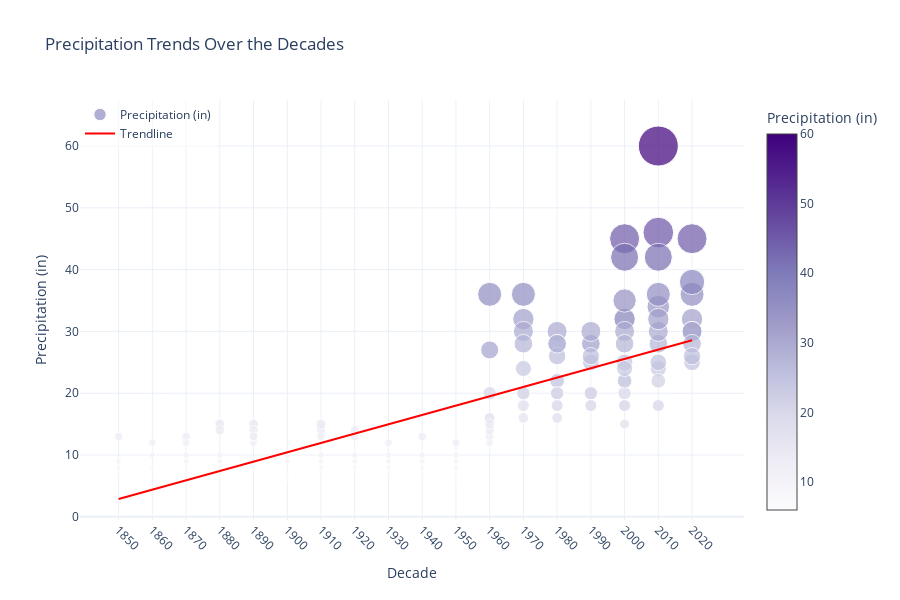

The notebook cell saved with this chart:
### Code cell
#Precipitation trends over the decades
precipitation_values = hurricane_data['Precipitation_Total_in'].fillna(0)

# Fit a linear regression line (trendline) for precipitation
z = np.polyfit(decades, precipitation_values, 1)  # Degree 1 for a linear trend
p = np.poly1d(z)
trendline = p(sorted(decades.unique()))

# Create a scatter plot with properly scaled dots
scatter = go.Scatter(
    x=decades,
    y=precipitation_values,
    mode='markers',
    marker=dict(
        size=precipitation_values / 1.5, 
        color=precipitation_values,    
        colorscale='Purples',         
        showscale=True,              
        colorbar=dict(title='Precipitation (in)')
    ),
    name='Precipitation (in)',
    hovertemplate='Storm: %{text}<br>Precipitation: %{y} in<extra></extra>',
    text=hurricane_data['Hurricane_Name']  # Pass storm names for hover text
)

# Create the trendline
trendline_plot = go.Scatter(
    x=sorted(decades.unique()),
    y=trendline,
    mode='lines',
    line=dict(color='red', width=2),
    name='Trendline',
    hovertemplate='Decade: %{x}<br>Trend: %{y:.2f} in<extra></extra>'
)

# Layout with updated visuals
layout = go.Layout(
    title='Precipitation Trends Over the Decades',
    xaxis=dict(title='Decade', tickvals=sorted(decades.unique()), tickangle=45),
    yaxis=dict(title='Precipitation (in)'),
    template='plotly_white',
    height=600,
    legend=dict(
        x=0,  
        y=1,  
        xanchor='left',
        yanchor='top',
        bgcolor='rgba(255,255,255,0.5)' 
    )
)

# The interactive graph
fig = go.Figure(data=[scatter, trendline_plot], layout=layout)
fig.show()

### Figure 1 — Plotly figure (JSON) as saved in the notebook; plotly's stock layout.template omitted (floating-point values rounded to 4 significant figures; data arrays with more than 128 entries replaced by an {"elided": "..."} marker saying what was removed)
{"data": [{"hovertemplate": "Storm: %{text}<br>Precipitation: %{y} in<extra></extra>", "marker": {"color": {"elided": "153 int values"}, "colorbar": {"title": {"text": "Precipitation (in)"}}, "colorscale": [[0, "rgb(252,251,253)"], [0.125, "rgb(239,237,245)"], [0.25, "rgb(218,218,235)"], [0.375, "rgb(188,189,220)"], [0.5, "rgb(158,154,200)"], [0.625, "rgb(128,125,186)"], [0.75, "rgb(106,81,163)"], [0.875, "rgb(84,39,143)"], [1, "rgb(63,0,125)"]], "showscale": true, "size": {"elided": "153 float values"}}, "mode": "markers", "name": "Precipitation (in)", "text": {"elided": "153 str values"}, "type": "scatter", "x": {"elided": "153 int values"}, "y": {"elided": "153 int values"}}, {"hovertemplate": "Decade: %{x}<br>Trend: %{y:.2f} in<extra></extra>", "line": {"color": "red", "width": 2}, "mode": "lines", "name": "Trendline", "type": "scatter", "x": [1850, 1860, 1870, 1880, 1890, 1900, 1910, 1920, 1930, 1940, 1950, 1960, 1970, 1980, 1990, 2000, 2010, 2020], "y": [2.883, 4.393, 5.904, 7.415, 8.925, 10.44, 11.95, 13.46, 14.97, 16.48, 17.99, 19.5, 21.01, 22.52, 24.03, 25.54, 27.05, 28.56]}], "layout": {"height": 600, "legend": {"bgcolor": "rgba(255,255,255,0.5)", "x": 0, "xanchor": "left", "y": 1, "yanchor": "top"}, "title": {"text": "Precipitation Trends Over the Decades"}, "xaxis": {"tickangle": 45, "tickvals": [1850, 1860, 1870, 1880, 1890, 1900, 1910, 1920, 1930, 1940, 1950, 1960, 1970, 1980, 1990, 2000, 2010, 2020], "title": {"text": "Decade"}}, "yaxis": {"title": {"text": "Precipitation (in)"}}}}
